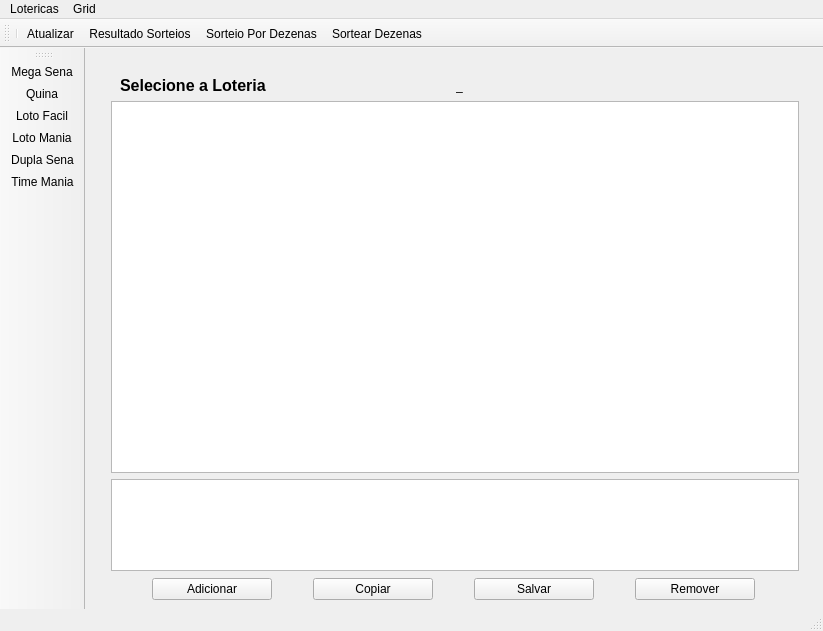
<?xml version="1.0" encoding="UTF-8"?>
<ui version="4.0">
 <class>MainWindow</class>
 <widget class="QMainWindow" name="MainWindow">
  <property name="geometry">
   <rect>
    <x>0</x>
    <y>0</y>
    <width>823</width>
    <height>631</height>
   </rect>
  </property>
  <property name="windowTitle">
   <string>MainWindow</string>
  </property>
  <widget class="QWidget" name="centralwidget">
   <layout class="QGridLayout" name="gridLayout_2">
    <item row="0" column="0" rowspan="2">
     <layout class="QGridLayout" name="gridLayout">
      <property name="sizeConstraint">
       <enum>QLayout::SetMinimumSize</enum>
      </property>
      <property name="leftMargin">
       <number>2</number>
      </property>
      <item row="0" column="1">
       <spacer name="verticalSpacer">
        <property name="orientation">
         <enum>Qt::Vertical</enum>
        </property>
        <property name="sizeType">
         <enum>QSizePolicy::Fixed</enum>
        </property>
        <property name="sizeHint" stdset="0">
         <size>
          <width>5</width>
          <height>10</height>
         </size>
        </property>
       </spacer>
      </item>
      <item row="1" column="1">
       <widget class="QWidget" name="horizontalWidget" native="true">
        <layout class="QHBoxLayout" name="horizontalLayout">
         <property name="spacing">
          <number>1</number>
         </property>
         <property name="bottomMargin">
          <number>0</number>
         </property>
         <item>
          <widget class="QLabel" name="label">
           <property name="font">
            <font>
             <pointsize>12</pointsize>
             <weight>75</weight>
             <bold>true</bold>
            </font>
           </property>
           <property name="text">
            <string>Selecione a Loteria</string>
           </property>
          </widget>
         </item>
         <item>
          <widget class="QLabel" name="lblStatus">
           <property name="text">
            <string>_</string>
           </property>
          </widget>
         </item>
        </layout>
       </widget>
      </item>
      <item row="2" column="1">
       <layout class="QVBoxLayout" name="verticalLayout">
        <item>
         <widget class="QTableWidget" name="tableWidget"/>
        </item>
        <item>
         <widget class="QListWidget" name="listSelecionados">
          <property name="maximumSize">
           <size>
            <width>16777215</width>
            <height>92</height>
           </size>
          </property>
         </widget>
        </item>
        <item>
         <layout class="QHBoxLayout" name="horizontalLayout_2">
          <property name="spacing">
           <number>0</number>
          </property>
          <property name="sizeConstraint">
           <enum>QLayout::SetMinimumSize</enum>
          </property>
          <property name="leftMargin">
           <number>0</number>
          </property>
          <property name="topMargin">
           <number>1</number>
          </property>
          <property name="rightMargin">
           <number>0</number>
          </property>
          <property name="bottomMargin">
           <number>0</number>
          </property>
          <item>
           <widget class="QPushButton" name="btnAdicionar">
            <property name="sizePolicy">
             <sizepolicy hsizetype="Maximum" vsizetype="Maximum">
              <horstretch>0</horstretch>
              <verstretch>0</verstretch>
             </sizepolicy>
            </property>
            <property name="maximumSize">
             <size>
              <width>120</width>
              <height>120</height>
             </size>
            </property>
            <property name="text">
             <string>Adicionar</string>
            </property>
            <property name="flat">
             <bool>false</bool>
            </property>
           </widget>
          </item>
          <item>
           <widget class="QPushButton" name="btnCopiar">
            <property name="maximumSize">
             <size>
              <width>120</width>
              <height>16777215</height>
             </size>
            </property>
            <property name="text">
             <string>Copiar</string>
            </property>
           </widget>
          </item>
          <item>
           <widget class="QPushButton" name="btnSalvar">
            <property name="maximumSize">
             <size>
              <width>120</width>
              <height>16777215</height>
             </size>
            </property>
            <property name="text">
             <string>Salvar</string>
            </property>
           </widget>
          </item>
          <item>
           <widget class="QPushButton" name="btnRemover">
            <property name="maximumSize">
             <size>
              <width>120</width>
              <height>16777215</height>
             </size>
            </property>
            <property name="text">
             <string>Remover</string>
            </property>
           </widget>
          </item>
         </layout>
        </item>
       </layout>
      </item>
      <item row="2" column="0">
       <spacer name="horizontalSpacer">
        <property name="orientation">
         <enum>Qt::Horizontal</enum>
        </property>
        <property name="sizeType">
         <enum>QSizePolicy::Fixed</enum>
        </property>
        <property name="sizeHint" stdset="0">
         <size>
          <width>15</width>
          <height>15</height>
         </size>
        </property>
       </spacer>
      </item>
      <item row="2" column="2">
       <spacer name="horizontalSpacer_2">
        <property name="orientation">
         <enum>Qt::Horizontal</enum>
        </property>
        <property name="sizeType">
         <enum>QSizePolicy::Fixed</enum>
        </property>
        <property name="sizeHint" stdset="0">
         <size>
          <width>15</width>
          <height>15</height>
         </size>
        </property>
       </spacer>
      </item>
     </layout>
    </item>
   </layout>
  </widget>
  <widget class="QMenuBar" name="menubar">
   <property name="geometry">
    <rect>
     <x>0</x>
     <y>0</y>
     <width>823</width>
     <height>21</height>
    </rect>
   </property>
   <widget class="QMenu" name="menuLotericas">
    <property name="title">
     <string>Lotericas</string>
    </property>
    <addaction name="action_atualizar_Todas"/>
    <addaction name="action_sair"/>
   </widget>
   <widget class="QMenu" name="menuGrid">
    <property name="title">
     <string>Grid</string>
    </property>
    <addaction name="action_ajustar_colunas"/>
    <addaction name="action_ajustar_linhas"/>
   </widget>
   <addaction name="menuLotericas"/>
   <addaction name="menuGrid"/>
  </widget>
  <widget class="QStatusBar" name="statusbar"/>
  <widget class="QToolBar" name="toolBar">
   <property name="baseSize">
    <size>
     <width>20</width>
     <height>20</height>
    </size>
   </property>
   <property name="windowTitle">
    <string>toolBar</string>
   </property>
   <property name="toolButtonStyle">
    <enum>Qt::ToolButtonTextUnderIcon</enum>
   </property>
   <property name="floatable">
    <bool>true</bool>
   </property>
   <attribute name="toolBarArea">
    <enum>TopToolBarArea</enum>
   </attribute>
   <attribute name="toolBarBreak">
    <bool>false</bool>
   </attribute>
   <addaction name="separator"/>
   <addaction name="action_atualizar"/>
   <addaction name="action_resultado_Sorteios"/>
   <addaction name="action_sorteio_Por_Dezenas"/>
   <addaction name="action_sortear_Dezenas"/>
  </widget>
  <widget class="QToolBar" name="toolBar_2">
   <property name="enabled">
    <bool>true</bool>
   </property>
   <property name="windowTitle">
    <string>toolBar_2</string>
   </property>
   <property name="layoutDirection">
    <enum>Qt::RightToLeft</enum>
   </property>
   <property name="autoFillBackground">
    <bool>false</bool>
   </property>
   <property name="movable">
    <bool>true</bool>
   </property>
   <property name="toolButtonStyle">
    <enum>Qt::ToolButtonTextBesideIcon</enum>
   </property>
   <property name="floatable">
    <bool>false</bool>
   </property>
   <attribute name="toolBarArea">
    <enum>LeftToolBarArea</enum>
   </attribute>
   <attribute name="toolBarBreak">
    <bool>false</bool>
   </attribute>
   <addaction name="action_mega_Sena"/>
   <addaction name="action_quina"/>
   <addaction name="action_loto_facil"/>
   <addaction name="action_loto_mania"/>
   <addaction name="action_dupla_sena"/>
   <addaction name="action_time_mania"/>
  </widget>
  <action name="action_atualizar">
   <property name="text">
    <string>Atualizar</string>
   </property>
  </action>
  <action name="action_resultado_Sorteios">
   <property name="text">
    <string>Resultado Sorteios</string>
   </property>
  </action>
  <action name="action_sorteio_Por_Dezenas">
   <property name="text">
    <string>Sorteio Por Dezenas</string>
   </property>
  </action>
  <action name="action_sortear_Dezenas">
   <property name="text">
    <string>Sortear Dezenas</string>
   </property>
  </action>
  <action name="action_atualizar_Todas">
   <property name="text">
    <string>Atualizar Todas</string>
   </property>
  </action>
  <action name="action_sair">
   <property name="text">
    <string>Sair</string>
   </property>
   <property name="shortcut">
    <string>Esc</string>
   </property>
  </action>
  <action name="action_mega_Sena">
   <property name="text">
    <string>Mega Sena</string>
   </property>
   <property name="shortcut">
    <string>Ctrl+M</string>
   </property>
  </action>
  <action name="action_quina">
   <property name="text">
    <string>Quina</string>
   </property>
   <property name="shortcut">
    <string>Ctrl+Q</string>
   </property>
  </action>
  <action name="action_loto_facil">
   <property name="text">
    <string>Loto Facil</string>
   </property>
   <property name="shortcut">
    <string>Ctrl+F</string>
   </property>
  </action>
  <action name="action_loto_mania">
   <property name="text">
    <string>Loto Mania</string>
   </property>
   <property name="shortcut">
    <string>Ctrl+L</string>
   </property>
  </action>
  <action name="action_dupla_sena">
   <property name="text">
    <string>Dupla Sena</string>
   </property>
   <property name="shortcut">
    <string>Ctrl+S</string>
   </property>
  </action>
  <action name="action_time_mania">
   <property name="text">
    <string>Time Mania</string>
   </property>
   <property name="shortcut">
    <string>Ctrl+T</string>
   </property>
  </action>
  <action name="action_ajustar_colunas">
   <property name="text">
    <string>Ajustar Colunas</string>
   </property>
  </action>
  <action name="action_ajustar_linhas">
   <property name="text">
    <string>Ajustar Linhas</string>
   </property>
  </action>
  <action name="action_adicionar_selecionados">
   <property name="text">
    <string>Adicionar</string>
   </property>
   <property name="shortcut">
    <string>Ctrl+A</string>
   </property>
  </action>
 </widget>
 <resources/>
 <connections/>
</ui>
